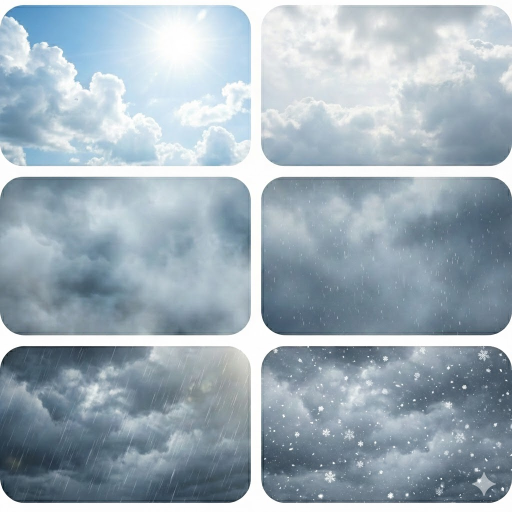
#> input picture assets/weather/unnamed.jpg, 1024 x 1024 px (shown at 1/2 size)
$ python test.py
#> lines starting #> are read from the running program, lines starting #| are printed output that depends on the picture
from PIL import Image
import os

# Load the image
base_dir = os.path.dirname(__file__)
img = Image.open(os.path.join(base_dir, "unnamed.jpg"))
#> img is the input picture: PIL image 1024x1024 RGB; mean R, G, B 160, 175.1, 185.4

# [10 lines of commented-out code are left out]
panels = {}

row_bounds = [(9, 332), (350, 670), (691, 1007)]
col_bounds = [(0, 502), (522, img.size[0] - 1)]
#> col_bounds = [(0, 502), (522, 1023)]

names = ["clear", "cloudy", "fog", "drizzle", "rain", "snow"]

idx = 0
for r in row_bounds:
    for c in col_bounds:
        crop = img.crop((c[0], r[0], c[1], r[1]))
        panels[names[idx]] = crop
        idx += 1
#> after the loop, idx = 6; panels = 6 items

out_dir = base_dir
saved = []
for name, im in panels.items():
    out_path = os.path.join(out_dir, f"{name}.png")
    im.save(out_path, format="PNG")
    saved.append(out_path)
#> this loop made 6 passes
#> name on passes 1 to 6: 'clear', 'cloudy', 'fog', 'drizzle', 'rain', 'snow'
#> pass 1, `im.save(out_path, format="PNG")`:
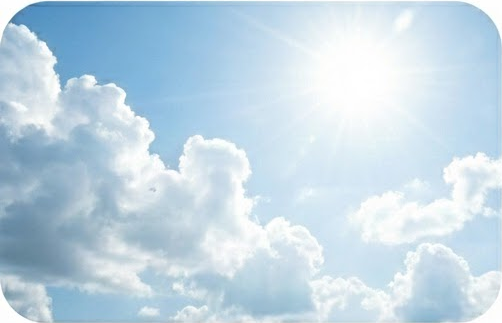
#> saved as clear.png: PIL image 502x323 RGB; mean R, G, B 194.1, 215.4, 229.1
#> pass 2, `im.save(out_path, format="PNG")`:
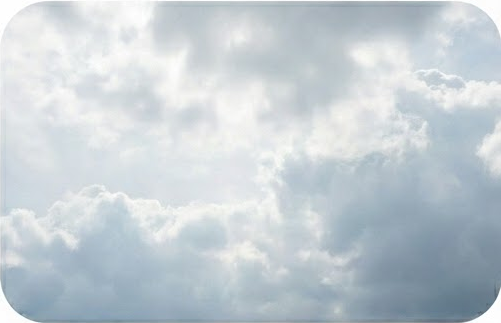
#> saved as cloudy.png: PIL image 501x323 RGB; mean R, G, B 196.9, 206.1, 211.9
#> after the loop, saved = 6 items

print("Saved:", ", ".join(saved))
#| Saved: assets/weather/clear.png, assets/weather/cloudy.png, assets/weather/fog.png, assets/weather/drizzle.png, assets/weather/rain.png, assets/weather/snow.png
